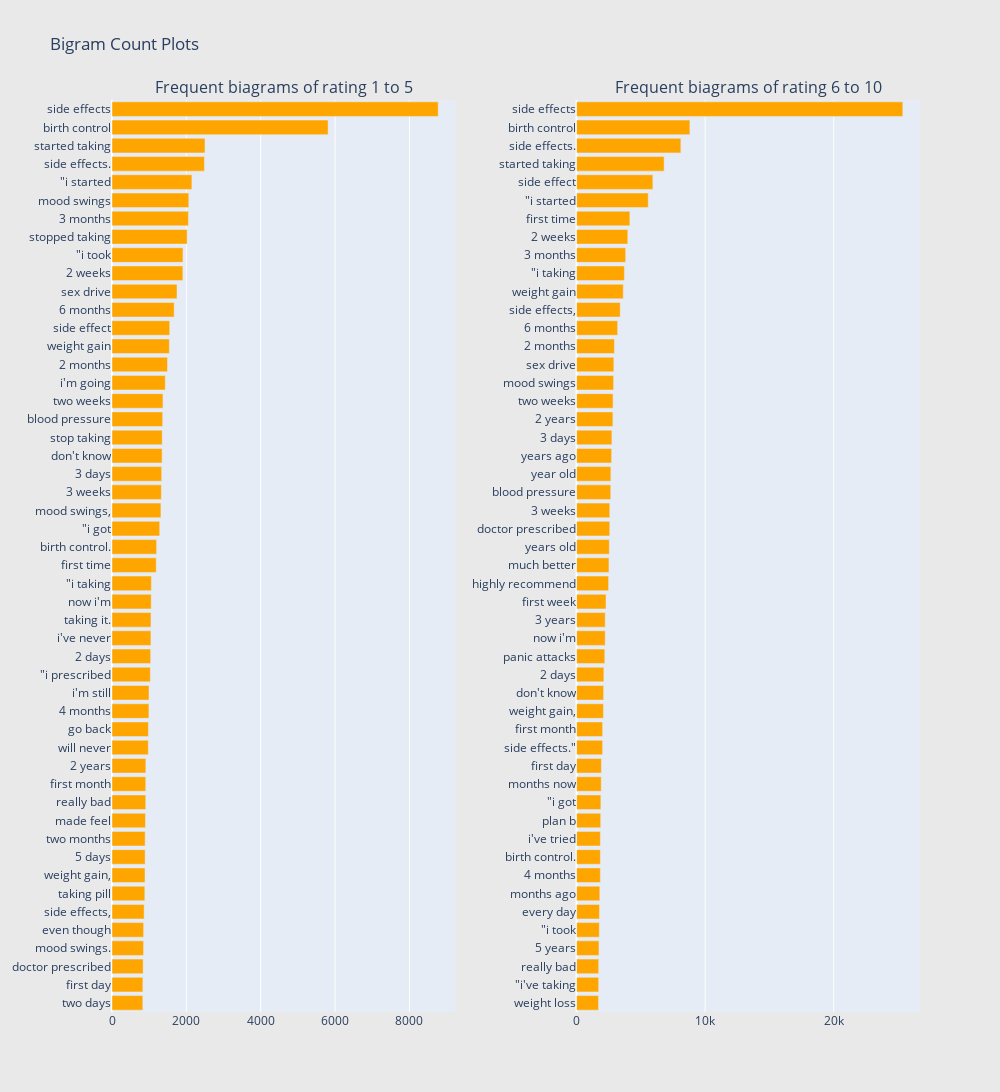

Notebook code cell kept with this figure:
### Markdown cell above
When you use 1-gram, you can see that the top 5 words have the same contents, although the order of left (negative) and right (positive) are different. This means when we analyze the text with a single corpus, it does not classify the emotion well. So, we will expand the corpus.

### Code cell
freq_dict = defaultdict(int)
for sent in df_all_1_5["review"]:
    for word in generate_ngrams(sent,2):
        freq_dict[word] += 1
fd_sorted = pd.DataFrame(sorted(freq_dict.items(), key=lambda x: x[1])[::-1])
fd_sorted.columns = ["word", "wordcount"]
trace1 = horizontal_bar_chart(fd_sorted.head(50), 'orange')

freq_dict = defaultdict(int)
for sent in df_all_6_10["review"]:
    for word in generate_ngrams(sent,2):
        freq_dict[word] += 1
fd_sorted = pd.DataFrame(sorted(freq_dict.items(), key=lambda x: x[1])[::-1])
fd_sorted.columns = ["word", "wordcount"]
trace2 = horizontal_bar_chart(fd_sorted.head(50), 'orange')

# Creating two subplots
fig = tools.make_subplots(rows=1, cols=2, vertical_spacing=0.04,horizontal_spacing=0.15,
                          subplot_titles=["Frequent biagrams of rating 1 to 5", 
                                          "Frequent biagrams of rating 6 to 10"])
fig.append_trace(trace1, 1, 1)
fig.append_trace(trace2, 1, 2)
fig['layout'].update(height=1200, width=1000, paper_bgcolor='rgb(233,233,233)', title="Bigram Count Plots")
py.iplot(fig, filename='word-plots')

### Figure 1 — Plotly figure (JSON) as saved in the notebook; plotly's stock layout.template omitted (floating-point values rounded to 4 significant figures)
{"data": [{"marker": {"color": "orange"}, "orientation": "h", "showlegend": false, "type": "bar", "x": [829, 830, 838, 849, 850, 865, 883, 888, 891, 892, 900, 908, 908, 910, 976, 979, 993, 995, 1031, 1040, 1047, 1048, 1055, 1060, 1189, 1199, 1283, 1316, 1328, 1336, 1348, 1350, 1363, 1371, 1433, 1493, 1542, 1552, 1672, 1749, 1906, 1909, 2020, 2055, 2065, 2149, 2486, 2501, 5812, 8774], "xaxis": "x", "y": ["two days", "first day", "doctor prescribed", "mood swings.", "even though", "side effects,", "taking pill", "weight gain,", "5 days", "two months", "made feel", "really bad", "first month", "2 years", "will never", "go back", "4 months", "i&#039;m still", "\"i prescribed", "2 days", "i&#039;ve never", "taking it.", "now i&#039;m", "\"i taking", "first time", "birth control.", "\"i got", "mood swings,", "3 weeks", "3 days", "don&#039;t know", "stop taking", "blood pressure", "two weeks", "i&#039;m going", "2 months", "weight gain", "side effect", "6 months", "sex drive", "2 weeks", "\"i took", "stopped taking", "3 months", "mood swings", "\"i started", "side effects.", "started taking", "birth control", "side effects"], "yaxis": "y"}, {"marker": {"color": "orange"}, "orientation": "h", "showlegend": false, "type": "bar", "x": [1707, 1717, 1718, 1741, 1768, 1781, 1805, 1849, 1850, 1850, 1875, 1886, 1918, 1929, 2022, 2026, 2091, 2103, 2121, 2194, 2224, 2225, 2289, 2488, 2517, 2544, 2578, 2579, 2656, 2665, 2725, 2744, 2824, 2836, 2880, 2897, 2942, 3189, 3391, 3631, 3720, 3817, 3984, 4142, 5573, 5932, 6810, 8111, 8813, 25377], "xaxis": "x2", "y": ["weight loss", "\"i&#039;ve taking", "really bad", "5 years", "\"i took", "every day", "months ago", "4 months", "birth control.", "i&#039;ve tried", "plan b", "\"i got", "months now", "first day", "side effects.\"", "first month", "weight gain,", "don&#039;t know", "2 days", "panic attacks", "now i&#039;m", "3 years", "first week", "highly recommend", "much better", "years old", "doctor prescribed", "3 weeks", "blood pressure", "year old", "years ago", "3 days", "2 years", "two weeks", "mood swings", "sex drive", "2 months", "6 months", "side effects,", "weight gain", "\"i taking", "3 months", "2 weeks", "first time", "\"i started", "side effect", "started taking", "side effects.", "birth control", "side effects"], "yaxis": "y2"}], "layout": {"annotations": [{"font": {"size": 16}, "showarrow": false, "text": "Frequent biagrams of rating 1 to 5", "x": 0.2125, "xanchor": "center", "xref": "paper", "y": 1, "yanchor": "bottom", "yref": "paper"}, {"font": {"size": 16}, "showarrow": false, "text": "Frequent biagrams of rating 6 to 10", "x": 0.7875, "xanchor": "center", "xref": "paper", "y": 1, "yanchor": "bottom", "yref": "paper"}], "height": 1200, "paper_bgcolor": "rgb(233,233,233)", "title": {"text": "Bigram Count Plots"}, "width": 1000, "xaxis": {"anchor": "y", "domain": [0, 0.425]}, "xaxis2": {"anchor": "y2", "domain": [0.575, 1]}, "yaxis": {"anchor": "x", "domain": [0, 1]}, "yaxis2": {"anchor": "x2", "domain": [0, 1]}}}
